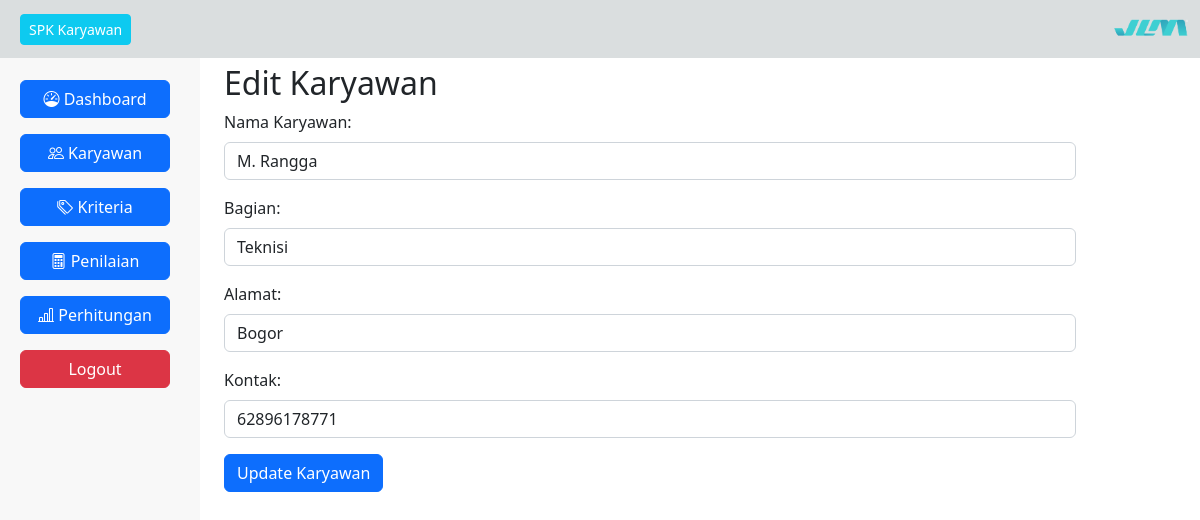
The page /page.php?q=karyawanEdit&id_karyawan=1 (signed in) on the database its author committed.
### tables this page shows
CREATE TABLE `karyawan` (
  `id_karyawan` int(11) NOT NULL,
  `nama_karyawan` varchar(100) NOT NULL,
  `bagian` varchar(100) NOT NULL,
  `alamat` text NOT NULL,
  `no_hp` bigint(20) NOT NULL
);

### Models/Karyawan.php (called while the page is built, shortened)
<?php
require_once 'Database.php';
class Karyawan
{
    private $db;
    function __construct()
    {
        $database = new Database();
        $this->db = $database->getConnection();
    }
    function edit_data($id_karyawan)
    {
        $data = mysqli_query($this->db, "SELECT * FROM karyawan WHERE id_karyawan='$id_karyawan'");
        $row = mysqli_fetch_all($data, MYSQLI_ASSOC);
        return $row;
    }
}

### Database.php (called while the page is built, shortened)
<?php
class Database
{
    public $host = "localhost";
    public $uname = "root";
    public $pass = "";
    public $db = "penilaian_saw";
    public function getConnection()
    {
        $this->conn = mysqli_connect($this->host, $this->uname, $this->pass);
        mysqli_select_db($this->conn, $this->db);
        return $this->conn;
    }
}

### Forms/karyawanEdit.php (the view, shortened to what this page needs)
<?php
include 'Models/Karyawan.php';
$db = new Karyawan();
$row = $db->edit_data($_GET['id_karyawan']);
?>
<h2 class="mt-3">Edit Karyawan</h2>
<form action="../penilaian/page.php?q=karyawanAct&aksi=update" method="post">
    <?php
    foreach ($row as $karyawan) {
    ?>
        <div class="mb-3">
            <label for="nama_karyawan" class="form-label">Nama Karyawan:</label>
            <input type="text" class="form-control" name="nama_karyawan" value="<?php echo $karyawan['nama_karyawan']; ?>" required>
        </div>
        <div class="mb-3">
            <label for="bagian" class="form-label">Bagian:</label>
            <input type="text" class="form-control" name="bagian" value="<?php echo $karyawan['bagian']; ?>" required>
        </div>
        <div class="mb-3">
            <label for="alamat" class="form-label">Alamat:</label>
            <input type="text" class="form-control" name="alamat" value="<?php echo $karyawan['alamat']; ?>" required>
        </div>
        <div class="mb-3">
            <label for="no_hp" class="form-label">Kontak:</label>
            <input type="text" class="form-control" name="no_hp" value="<?php echo $karyawan['no_hp']; ?>" required>
        </div>
    <?php
    }
    ?>
    <button type="submit" name="edit" class="btn btn-primary">Update Karyawan</button>
</form>

### rows shown on the page
karyawan: nama_karyawan "M. Rangga", bagian "Teknisi", alamat "Bogor", no_hp "62896178771"
